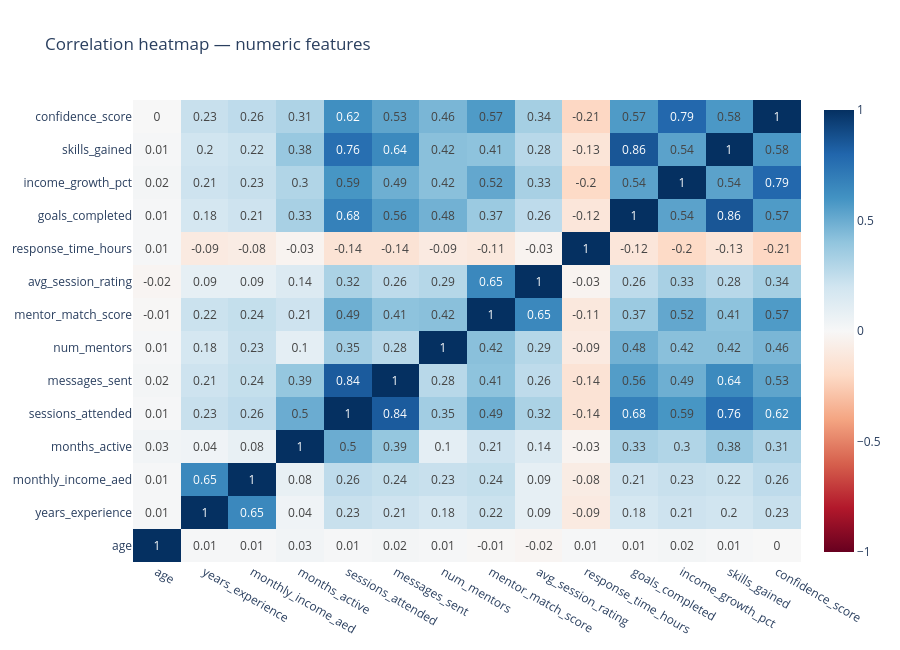

The notebook cell this image was saved under:
### Code cell
NUMERIC = ["age","years_experience","monthly_income_aed","months_active","sessions_attended",
           "messages_sent","num_mentors","mentor_match_score","avg_session_rating",
           "response_time_hours","goals_completed","income_growth_pct","skills_gained","confidence_score"]
corr = df[NUMERIC].corr()
fig = go.Figure(go.Heatmap(z=corr.round(2).values, x=corr.columns, y=corr.columns,
                           text=corr.round(2).values, texttemplate="%{text}",
                           colorscale="RdBu", zmid=0))
fig.update_layout(title="Correlation heatmap — numeric features", height=650)
fig.show()
print("confidence_score x income_growth_pct r =",
      round(corr.loc["confidence_score","income_growth_pct"], 3),
      "-> borderline co-outcome, handled as a sensitivity analysis in §4")

### Figure 1 — Plotly figure (JSON) as saved in the notebook; plotly's stock layout.template omitted (floating-point values rounded to 4 significant figures; data arrays with more than 128 entries replaced by an {"elided": "..."} marker saying what was removed)
{"data": [{"colorscale": [[0.0, "rgb(103,0,31)"], [0.1, "rgb(178,24,43)"], [0.2, "rgb(214,96,77)"], [0.3, "rgb(244,165,130)"], [0.4, "rgb(253,219,199)"], [0.5, "rgb(247,247,247)"], [0.6, "rgb(209,229,240)"], [0.7, "rgb(146,197,222)"], [0.8, "rgb(67,147,195)"], [0.9, "rgb(33,102,172)"], [1.0, "rgb(5,48,97)"]], "text": {"elided": "14x14 float values"}, "texttemplate": "%{text}", "type": "heatmap", "x": ["age", "years_experience", "monthly_income_aed", "months_active", "sessions_attended", "messages_sent", "num_mentors", "mentor_match_score", "avg_session_rating", "response_time_hours", "goals_completed", "income_growth_pct", "skills_gained", "confidence_score"], "y": ["age", "years_experience", "monthly_income_aed", "months_active", "sessions_attended", "messages_sent", "num_mentors", "mentor_match_score", "avg_session_rating", "response_time_hours", "goals_completed", "income_growth_pct", "skills_gained", "confidence_score"], "z": {"elided": "14x14 float values"}, "zmid": 0}], "layout": {"height": 650, "title": {"text": "Correlation heatmap — numeric features"}}}
